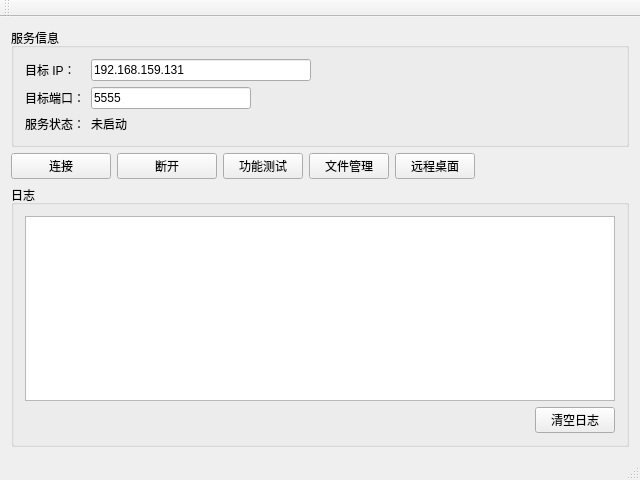
<?xml version="1.0" encoding="UTF-8"?>
<ui version="4.0">
 <class>Qt_RemoteClass</class>
 <widget class="QMainWindow" name="Qt_RemoteClass">
  <property name="geometry">
   <rect>
    <x>0</x>
    <y>0</y>
    <width>640</width>
    <height>480</height>
   </rect>
  </property>
  <property name="windowTitle">
   <string>远程控制客户端</string>
  </property>
  <widget class="QWidget" name="centralWidget">
   <layout class="QVBoxLayout" name="verticalLayoutMain">
    <item>
     <widget class="QGroupBox" name="groupServerInfo">
      <property name="title">
       <string>服务信息</string>
      </property>
      <layout class="QFormLayout" name="formLayoutServerInfo">
       <item row="0" column="0">
        <widget class="QLabel" name="labelLocalIpTitle">
         <property name="text">
          <string>目标 IP：</string>
         </property>
        </widget>
       </item>
       <item row="0" column="1">
        <widget class="QLineEdit" name="lineEditTargetIp">
         <property name="maximumSize">
          <size>
           <width>220</width>
           <height>16777215</height>
          </size>
         </property>
         <property name="text">
          <string>192.168.159.131</string>
         </property>
        </widget>
       </item>
       <item row="1" column="0">
        <widget class="QLabel" name="labelPortTitle">
         <property name="text">
          <string>目标端口：</string>
         </property>
        </widget>
       </item>
       <item row="1" column="1">
        <widget class="QLineEdit" name="lineEditPort">
         <property name="maximumSize">
          <size>
           <width>160</width>
           <height>16777215</height>
          </size>
         </property>
         <property name="text">
          <string>5555</string>
         </property>
        </widget>
       </item>
       <item row="2" column="0">
        <widget class="QLabel" name="labelServiceStatusTitle">
         <property name="text">
          <string>服务状态：</string>
         </property>
        </widget>
       </item>
       <item row="2" column="1">
        <widget class="QLabel" name="labelServiceStatusValue">
         <property name="text">
          <string>未启动</string>
         </property>
        </widget>
       </item>
      </layout>
     </widget>
    </item>
    <item>
     <layout class="QHBoxLayout" name="horizontalLayoutActions">
      <item>
       <widget class="QPushButton" name="btnStartService">
        <property name="minimumSize">
         <size>
          <width>100</width>
          <height>0</height>
         </size>
        </property>
        <property name="text">
         <string>连接</string>
        </property>
       </widget>
      </item>
      <item>
       <widget class="QPushButton" name="btnStopService">
        <property name="minimumSize">
         <size>
          <width>100</width>
          <height>0</height>
         </size>
        </property>
        <property name="text">
         <string>断开</string>
        </property>
       </widget>
      </item>
      <item>
       <widget class="QPushButton" name="btnTest">
        <property name="text">
         <string>功能测试</string>
        </property>
       </widget>
      </item>
      <item>
       <widget class="QPushButton" name="btnFileManager">
        <property name="text">
         <string>文件管理</string>
        </property>
       </widget>
      </item>
      <item>
       <widget class="QPushButton" name="btnRemoteDesktop">
        <property name="text">
         <string>远程桌面</string>
        </property>
       </widget>
      </item>
      <item>
       <spacer name="horizontalSpacerActions">
        <property name="orientation">
         <enum>Qt::Horizontal</enum>
        </property>
        <property name="sizeHint" stdset="0">
         <size>
          <width>40</width>
          <height>20</height>
         </size>
        </property>
       </spacer>
      </item>
     </layout>
    </item>
    <item>
     <widget class="QGroupBox" name="groupLogs">
      <property name="title">
       <string>日志</string>
      </property>
      <layout class="QVBoxLayout" name="verticalLayoutLogs">
       <item>
        <widget class="QPlainTextEdit" name="plainTextLogs">
         <property name="readOnly">
          <bool>true</bool>
         </property>
        </widget>
       </item>
       <item>
        <layout class="QHBoxLayout" name="horizontalLayoutLogActions">
         <item>
          <spacer name="horizontalSpacerLogActions">
           <property name="orientation">
            <enum>Qt::Horizontal</enum>
           </property>
           <property name="sizeHint" stdset="0">
            <size>
             <width>40</width>
             <height>20</height>
            </size>
           </property>
          </spacer>
         </item>
         <item>
          <widget class="QPushButton" name="btnClearLogs">
           <property name="text">
            <string>清空日志</string>
           </property>
          </widget>
         </item>
        </layout>
       </item>
      </layout>
     </widget>
    </item>
   </layout>
  </widget>
  <widget class="QMenuBar" name="menuBar">
   <property name="geometry">
    <rect>
     <x>0</x>
     <y>0</y>
     <width>640</width>
     <height>21</height>
    </rect>
   </property>
  </widget>
  <widget class="QToolBar" name="mainToolBar">
   <attribute name="toolBarArea">
    <enum>TopToolBarArea</enum>
   </attribute>
   <attribute name="toolBarBreak">
    <bool>false</bool>
   </attribute>
  </widget>
  <widget class="QStatusBar" name="statusBar"/>
 </widget>
 <layoutdefault spacing="6" margin="11"/>
 <resources/>
 <connections/>
</ui>
